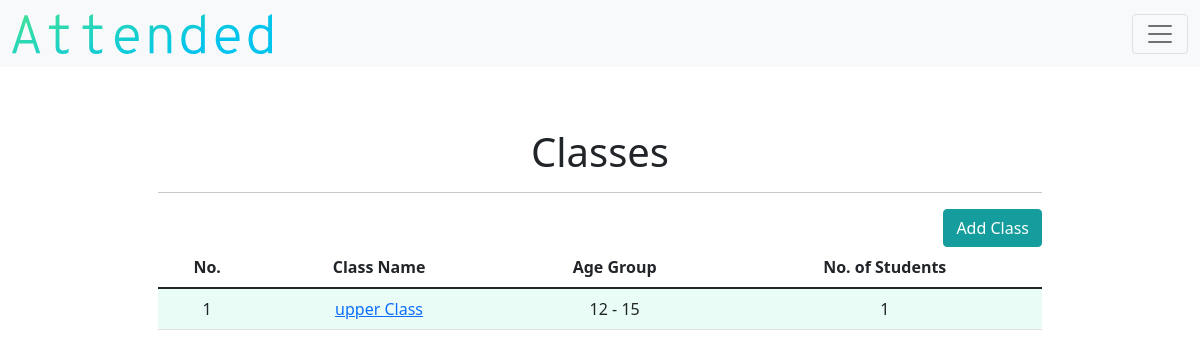
The page /class (signed in) on the database as committed earlier.
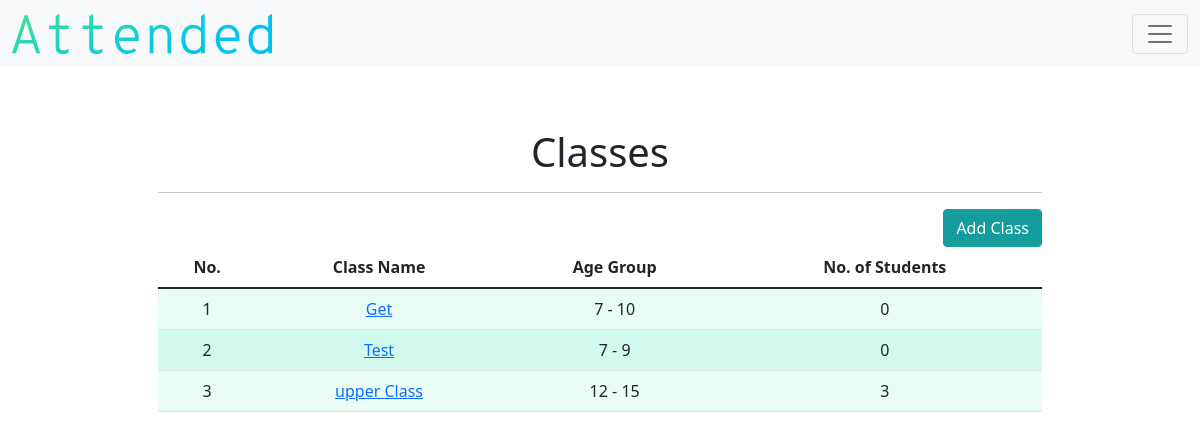
The same page on the database as committed later.
### models.py (models this page shows)
class Class(db.Model):
    __tablename__ = "class"
    id = db.Column(db.Integer, primary_key=True)
    teacher_id = db.Column(db.Integer, db.ForeignKey("teacher.id"))
    name = db.Column(db.String(), nullable=False)
    lowest_age = db.Column(db.Integer, nullable=False)
    highest_age = db.Column(db.Integer, nullable=False)
    student_count = db.Column(db.Integer, default=0)
    attendance_count = db.Column(db.Integer, default=0)
    class_attends = db.relationship("Attendance", backref="class_attend")

### application.py (the view)
@app.route("/class")
def classes():
    if not current_user.is_authenticated:
        return redirect("/login")
    else:
        TABLE_HEADERS=["No.", "Class Name", "Age Group", "No. of Students"]
        teacher = current_user.get_id()
        class_object = Class.query.filter_by(teacher_id = teacher).order_by(Class.id.desc()).all()
        return render_template("class.html", headers=TABLE_HEADERS, classes=class_object)

### application.py (called while the page is built)
@login.user_loader
def load_user(id):
    return Teacher.query.get(id)

### templates/class.html (shortened to what this page needs)
{% extends "layout.html" %}
{% block main %}
        <h1>Classes</h1>
        <hr>
        <div class="d-grid gap-2 d-md-flex justify-content-md-end">
                <a class="btn btn-secondary" href="/add_class" role="button">Add Class</a>
        </div>
        <div class="table-responsive">
          <table class="table table-hover">
                  <thead>
                      <tr>
                          {% for header in headers %}
                          <th id="header"> {{ header }} </th>
                          {% endfor %}
                      </tr>
                  </thead>
                  <tbody>
                          {% for class in classes %}
                          <tr>
                              <td class="counterCell"></td>
                              <td><a href="/detail_class/{{class.id}}"> {{class.name}} </a></td>
                              <td> {{ class.lowest_age }} - {{ class.highest_age }} </td>
                              <td> {{ class.student_count }} </td>
                          </tr>
                          {% endfor %}
                  </body>
{% endblock %}

Rows that differ between the two databases and show on the page:
added Class: name "Get", lowest_age "7", highest_age "10", student_count "0"
added Class: name "Test", lowest_age "7", highest_age "9", student_count "0"
changed Class "upper Class": student_count "1" → "3"
